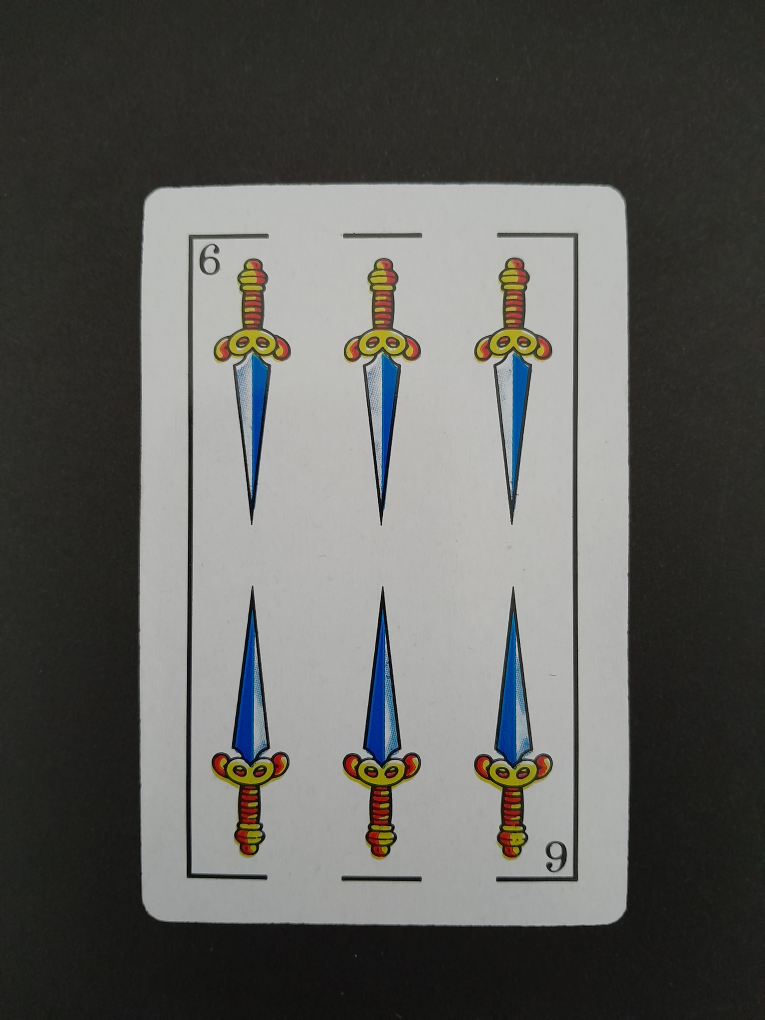
#> input picture 6.0.jpg, 3060 x 4080 px (shown at 1/4 size)
$ python -i recorteYrotacion.py   (imports and definitions only)
#> lines starting #> are read from the running program, lines starting #| are printed output that depends on the picture; after the words box and inside, x2 and y2 are one past the last pixel; in counts of white or black regions, pixels touching at a corner belong together
#> further down, picture is the input picture: shape (4080, 3060, 3); mean B, G, R 92.3, 95.5, 95.3
import cv2
import numpy as np

def recortar_contorno(image, contour):
    # Crear una imagen en blanco del mismo tamaño que la imagen original
    contour_image = np.zeros_like(image)

    # Dibujar el contorno en la imagen en blanco
    cv2.drawContours(contour_image, [contour], -1, (255, 255, 255), cv2.FILLED)

    # Recortar la región dentro del contorno en la imagen original
    x, y, w, h = cv2.boundingRect(contour)
    cropped = image[y:y+h, x:x+w]

    return cropped


def rotar_imagen(image, angle):
    # Obtener la matriz de rotación
    M = cv2.getRotationMatrix2D((image.shape[1]/2, image.shape[0]/2), angle, 1.0)

    # Aplicar la rotación a la imagen
    rotated = cv2.warpAffine(image, M, (image.shape[1], image.shape[0]))

    return rotated


#def procesar_imagen(image_path):
def procesar_imagen(img):
    # Cargar la imagen
    #img = cv2.imread(image_path)

    # Convertir la imagen a escala de grises
    gray = cv2.cvtColor(img, cv2.COLOR_BGR2GRAY)
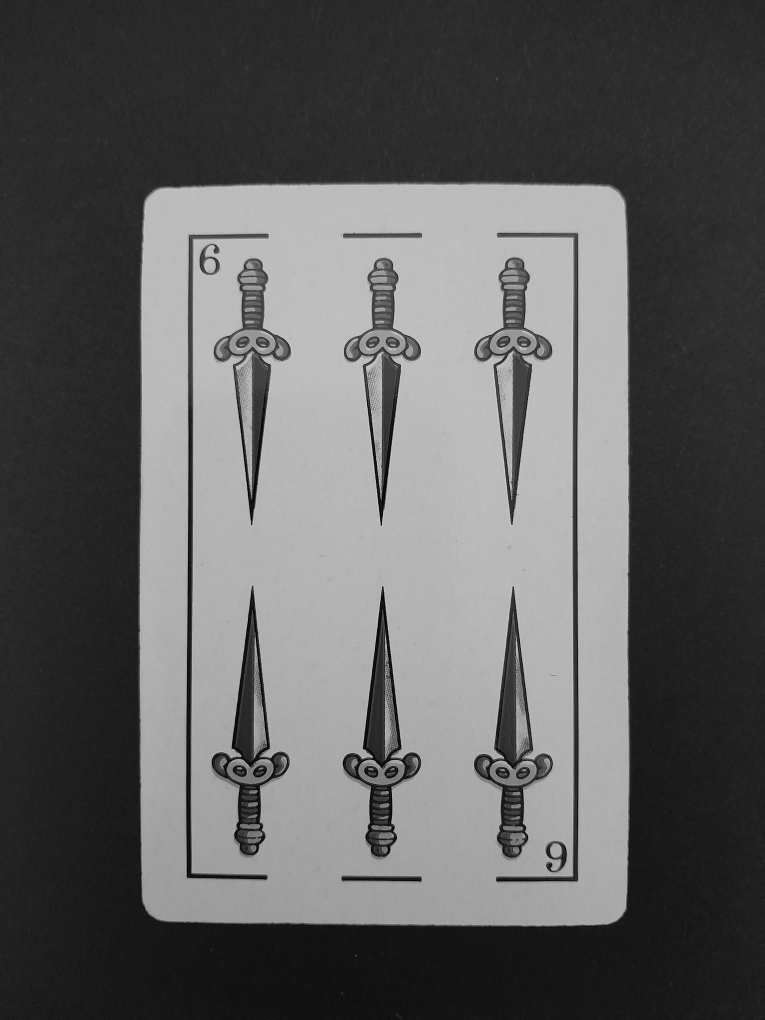
#> gray: shape (4080, 3060) (shown at 1/4 size); min 0, max 225, mean 95.2

    # Aplicar un umbral para obtener una imagen binaria
    _, threshold = cv2.threshold(gray, 127, 255, cv2.THRESH_BINARY)
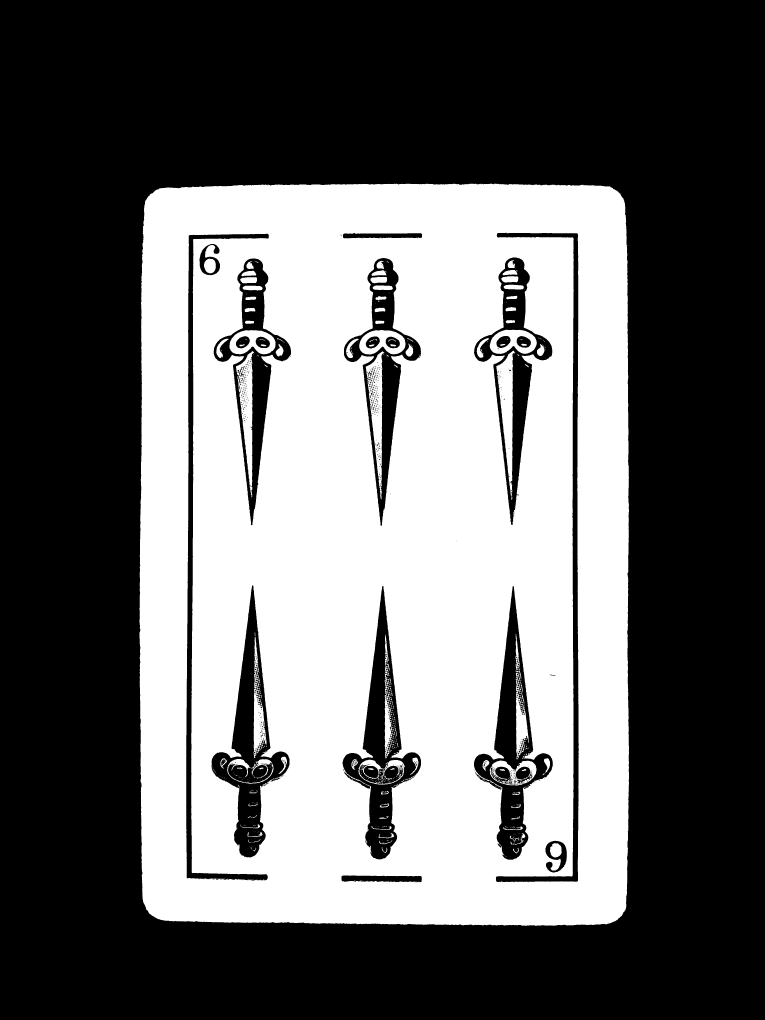
#> threshold: shape (4080, 3060) (shown at 1/4 size); 40.7% white; 603 white regions (466 under 20 px)

    # Encontrar contornos en la imagen binaria
    contours, _ = cv2.findContours(threshold, cv2.RETR_EXTERNAL, cv2.CHAIN_APPROX_SIMPLE)
#> contours = 6 contours, 5 with area under 20; largest, box (x1, y1, x2, y2) and area: (558, 734, 2516, 3703) 5738597

    # Iterar sobre cada contorno y crear una imagen para cada uno
    for i, contour in enumerate(contours):
        # Recortar el contorno de la imagen
        cropped = recortar_contorno(img, contour)

        # Rotar la imagen recortada en diferentes ángulos
        for angle in [0, 10, 20, 30, 40, 50, 60, 70, 80, 90, 100, 110, 120, 130, 140, 150, 160, 170, 180, 190, 200, 210, 220, 230, 240, 250, 260, 270, 280, 290, 300, 310, 320, 330, 340, 350, 360, -10, -20, -30, -40, -50, -60, -70, -80, -90, -100, -110, -120, -130]:

            # Rotar la imagen recortada
            rotated = rotar_imagen(cropped, angle)

            # Convertir la imagen rotada a escala de grises
            rotated_gray = cv2.cvtColor(rotated, cv2.COLOR_BGR2GRAY)

            # Redimensionar la imagen rotada a 128x128 píxeles
            resized = cv2.resize(rotated_gray, (128, 128))

            # Guardar la imagen redimensionada para el contorno actual
            cv2.imwrite(f"contorno_{12}_rotated_{angle}.jpg", resized)
#> this loop made 6 passes
#> (x in recortar_contorno, y in recortar_contorno, w in recortar_contorno, h in recortar_contorno, cropped) on passes 1, 3, 4, 5: (2511, 3415, 1, 1, [[131, 130, 126]]), (2510, 1066, 1, 1, [[130, 129, 125]]), (572, 947, 1, 1, [[131, 132, 130]]), (2428, 743, 1, 1, [[133, 133, 121]])
#> (contour, x in recortar_contorno, y in recortar_contorno, w in recortar_contorno, h in recortar_contorno, cropped) on pass 2: ([[2511, 1211], [2511, 1212]], 2511, 1211, 1, 2, [[128, 129, 127], [128, 129, 127]])
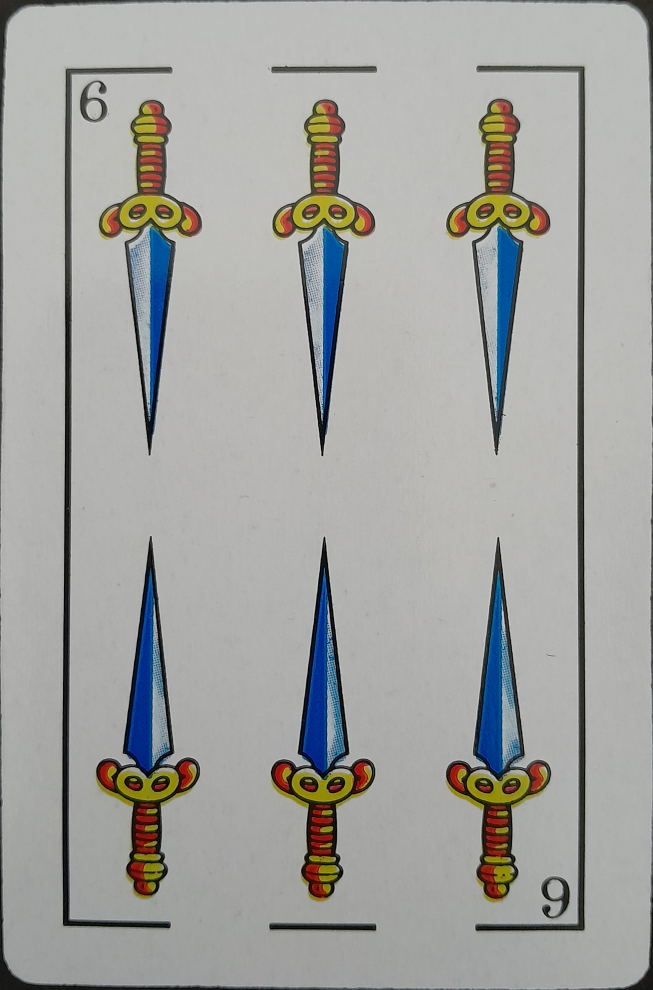
#> cropped: shape (2969, 1958, 3) (shown at 1/3 size); mean B, G, R 160.6, 163.3, 162.8
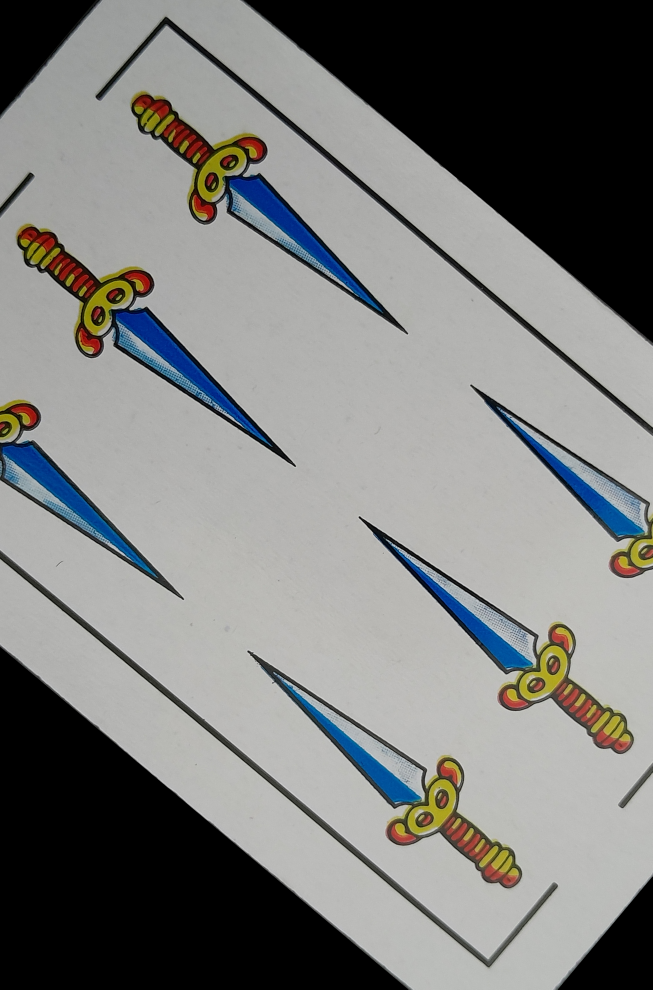
#> rotated: shape (2969, 1958, 3) (shown at 1/3 size); mean B, G, R 123.8, 125.3, 124.6
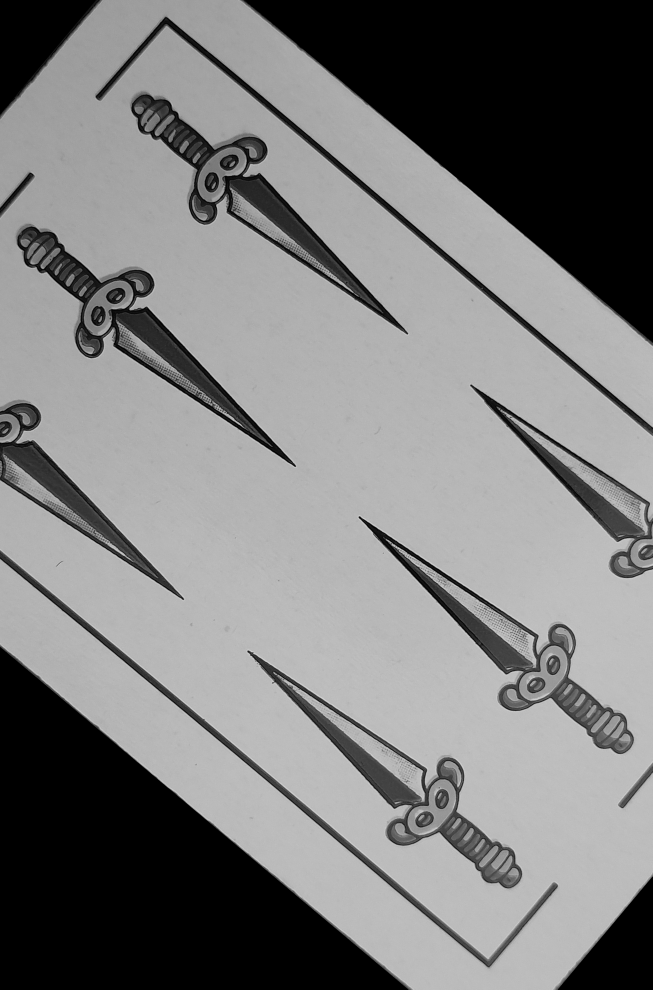
#> rotated_gray: shape (2969, 1958) (shown at 1/3 size); min 0, max 222, mean 125


# [8 lines of commented-out code are left out]

>>> import cv2
>>> picture = cv2.imread('6.0.jpg')
>>> result = procesar_imagen(picture)
